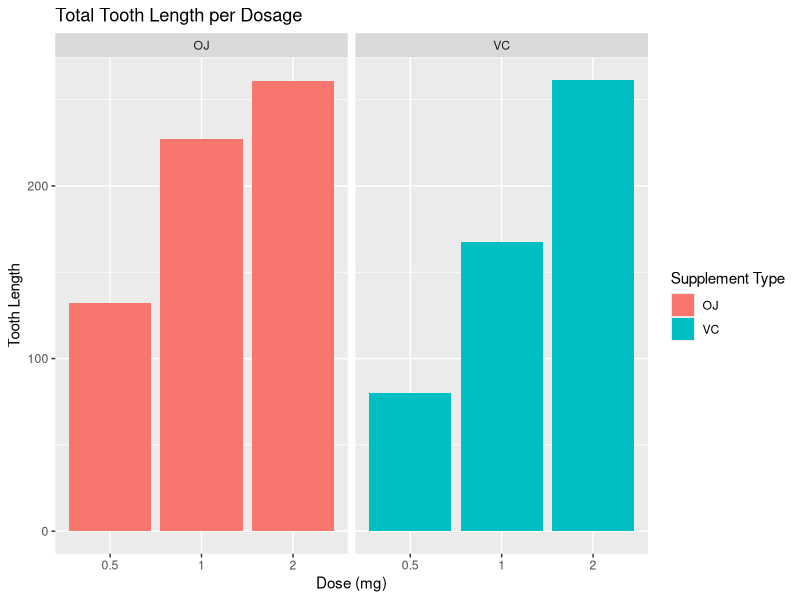

R code for this plot:
## ---- chunk 1
library(knitr)
opts_chunk$set(cache = TRUE)
## ---- chunk 2
##  load necessary packages
library(datasets)
library(ggplot2)

##  summary
summary(ToothGrowth)
## ---- chunk 3
##  plot bar graphs
ggplot(data = ToothGrowth, aes(x = as.factor(dose), y = len, fill = supp)) +
    geom_bar(stat="identity") +
    facet_grid(. ~ supp) +
    guides(fill = guide_legend(title="Supplement Type")) +
    labs(x = "Dose (mg)",
         y = "Tooth Length",
         title = "Total Tooth Length per Dosage")
## ---- chunk 4
##  subset
oj <- subset(ToothGrowth, supp == "OJ")
vc <- subset(ToothGrowth, supp == "VC")

##  sample size
nOJ <- nVC <- 30

##  means
meanOJ <- mean(oj$len)
meanVC <- mean(vc$len)

##  standard deviations
sdOJ <- sd(oj$len)
sdVC <- sd(vc$len)

##  display
c("Mean of Orange Juice" = meanOJ,
  "Mean of Ascorbic Acid" = meanVC,
  "Standard Deviation of Orange Juice" = sdOJ,
  "Standard Deviation of Ascorbic Acid" = sdVC)
## ---- chunk 5
alpha <- 0.05
conf <- 1 - alpha
## ---- chunk 6
X <- meanOJ - meanVC
## ---- chunk 7
mu <- 0
## ---- chunk 8
##  calculate standard error
stderr = function(sd1,n1,sd2,n2) {
    sqrt( (sd1 ** 2) / n1 + (sd2 ** 2) / n2 )
}
se <- stderr(sdOJ, nOJ, sdVC, nVC)

##  calculate t-value
t <- (X - mu) / se
## ---- chunk 9
##  degrees of freedom
df <- min(nOJ, nVC) - 1

##  p-value
p <- 2 * (1 - pt(t, df))

##  display t-value and p-value
round(c("t-value" = t, "p-value" = p), digits = 3)
## ---- chunk 10
##  calculate z-value
z <- qt(1 - (alpha/2), df)

##  calculate interval
CI <- X + z * se * c(-1,1)

##  display CI
c("Lower Bound (2.5%)" = min(CI),
  "Upper Bound (97.5%)" = max(CI))
